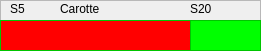
       <widget class="QFrame" name="frame_2">
        <property name="geometry">
         <rect>
          <x>170</x>
          <y>10</y>
          <width>261</width>
          <height>51</height>
         </rect>
        </property>
        <property name="frameShape">
         <enum>QFrame::StyledPanel</enum>
        </property>
        <property name="frameShadow">
         <enum>QFrame::Raised</enum>
        </property>
        <widget class="QGraphicsView" name="graphicsView_2">
         <property name="geometry">
          <rect>
           <x>0</x>
           <y>20</y>
           <width>191</width>
           <height>31</height>
          </rect>
         </property>
         <property name="palette">
          <palette>
           <active>
            <colorrole role="WindowText">
             <brush brushstyle="SolidPattern">
              <color alpha="255">
               <red>0</red>
               <green>0</green>
               <blue>0</blue>
              </color>
             </brush>
            </colorrole>
            <colorrole role="Button">
             <brush brushstyle="SolidPattern">
              <color alpha="255">
               <red>0</red>
               <green>255</green>
               <blue>0</blue>
              </color>
             </brush>
            </colorrole>
            <colorrole role="Light">
             <brush brushstyle="SolidPattern">
              <color alpha="255">
               <red>127</red>
               <green>255</green>
               <blue>127</blue>
              </color>
             </brush>
            </colorrole>
            <colorrole role="Midlight">
             <brush brushstyle="SolidPattern">
              <color alpha="255">
               <red>63</red>
               <green>255</green>
               <blue>63</blue>
              </color>
             </brush>
            </colorrole>
            <colorrole role="Dark">
             <brush brushstyle="SolidPattern">
              <color alpha="255">
               <red>0</red>
               <green>127</green>
               <blue>0</blue>
              </color>
             </brush>
            </colorrole>
            <colorrole role="Mid">
             <brush brushstyle="SolidPattern">
              <color alpha="255">
               <red>0</red>
               <green>170</green>
               <blue>0</blue>
              </color>
             </brush>
            </colorrole>
            <colorrole role="Text">
             <brush brushstyle="SolidPattern">
              <color alpha="255">
               <red>0</red>
               <green>0</green>
               <blue>0</blue>
              </color>
             </brush>
            </colorrole>
            <colorrole role="BrightText">
             <brush brushstyle="SolidPattern">
              <color alpha="255">
               <red>255</red>
               <green>255</green>
               <blue>255</blue>
              </color>
             </brush>
            </colorrole>
            <colorrole role="ButtonText">
             <brush brushstyle="SolidPattern">
              <color alpha="255">
               <red>0</red>
               <green>0</green>
               <blue>0</blue>
              </color>
             </brush>
            </colorrole>
            <colorrole role="Base">
             <brush brushstyle="SolidPattern">
              <color alpha="255">
               <red>255</red>
               <green>0</green>
               <blue>0</blue>
              </color>
             </brush>
            </colorrole>
            <colorrole role="Window">
             <brush brushstyle="SolidPattern">
              <color alpha="255">
               <red>0</red>
               <green>255</green>
               <blue>0</blue>
              </color>
             </brush>
            </colorrole>
            <colorrole role="Shadow">
             <brush brushstyle="SolidPattern">
              <color alpha="255">
               <red>0</red>
               <green>0</green>
               <blue>0</blue>
              </color>
             </brush>
            </colorrole>
            <colorrole role="AlternateBase">
             <brush brushstyle="SolidPattern">
              <color alpha="255">
               <red>127</red>
               <green>255</green>
               <blue>127</blue>
              </color>
             </brush>
            </colorrole>
            <colorrole role="ToolTipBase">
             <brush brushstyle="SolidPattern">
              <color alpha="255">
               <red>255</red>
               <green>255</green>
               <blue>220</blue>
              </color>
             </brush>
            </colorrole>
            <colorrole role="ToolTipText">
             <brush brushstyle="SolidPattern">
              <color alpha="255">
               <red>0</red>
               <green>0</green>
               <blue>0</blue>
              </color>
             </brush>
            </colorrole>
           </active>
           <inactive>
            <colorrole role="WindowText">
             <brush brushstyle="SolidPattern">
              <color alpha="255">
               <red>0</red>
               <green>0</green>
               <blue>0</blue>
              </color>
             </brush>
            </colorrole>
            <colorrole role="Button">
             <brush brushstyle="SolidPattern">
              <color alpha="255">
               <red>0</red>
               <green>255</green>
               <blue>0</blue>
              </color>
             </brush>
            </colorrole>
            <colorrole role="Light">
             <brush brushstyle="SolidPattern">
              <color alpha="255">
               <red>127</red>
               <green>255</green>
               <blue>127</blue>
              </color>
             </brush>
            </colorrole>
            <colorrole role="Midlight">
             <brush brushstyle="SolidPattern">
              <color alpha="255">
               <red>63</red>
               <green>255</green>
               <blue>63</blue>
              </color>
             </brush>
            </colorrole>
            <colorrole role="Dark">
             <brush brushstyle="SolidPattern">
              <color alpha="255">
               <red>0</red>
               <green>127</green>
               <blue>0</blue>
              </color>
             </brush>
            </colorrole>
            <colorrole role="Mid">
             <brush brushstyle="SolidPattern">
              <color alpha="255">
               <red>0</red>
               <green>170</green>
               <blue>0</blue>
              </color>
             </brush>
            </colorrole>
            <colorrole role="Text">
             <brush brushstyle="SolidPattern">
              <color alpha="255">
               <red>0</red>
               <green>0</green>
               <blue>0</blue>
              </color>
             </brush>
            </colorrole>
            <colorrole role="BrightText">
             <brush brushstyle="SolidPattern">
              <color alpha="255">
               <red>255</red>
               <green>255</green>
               <blue>255</blue>
              </color>
             </brush>
            </colorrole>
            <colorrole role="ButtonText">
             <brush brushstyle="SolidPattern">
              <color alpha="255">
               <red>0</red>
               <green>0</green>
               <blue>0</blue>
              </color>
             </brush>
            </colorrole>
            <colorrole role="Base">
             <brush brushstyle="SolidPattern">
              <color alpha="255">
               <red>255</red>
               <green>0</green>
               <blue>0</blue>
              </color>
             </brush>
            </colorrole>
            <colorrole role="Window">
             <brush brushstyle="SolidPattern">
              <color alpha="255">
               <red>0</red>
               <green>255</green>
               <blue>0</blue>
              </color>
             </brush>
            </colorrole>
            <colorrole role="Shadow">
             <brush brushstyle="SolidPattern">
              <color alpha="255">
               <red>0</red>
               <green>0</green>
               <blue>0</blue>
              </color>
             </brush>
            </colorrole>
            <colorrole role="AlternateBase">
             <brush brushstyle="SolidPattern">
              <color alpha="255">
               <red>127</red>
               <green>255</green>
               <blue>127</blue>
              </color>
             </brush>
            </colorrole>
            <colorrole role="ToolTipBase">
             <brush brushstyle="SolidPattern">
              <color alpha="255">
               <red>255</red>
               <green>255</green>
               <blue>220</blue>
              </color>
             </brush>
            </colorrole>
            <colorrole role="ToolTipText">
             <brush brushstyle="SolidPattern">
              <color alpha="255">
               <red>0</red>
               <green>0</green>
               <blue>0</blue>
              </color>
             </brush>
            </colorrole>
           </inactive>
           <disabled>
            <colorrole role="WindowText">
             <brush brushstyle="SolidPattern">
              <color alpha="255">
               <red>0</red>
               <green>127</green>
               <blue>0</blue>
              </color>
             </brush>
            </colorrole>
            <colorrole role="Button">
             <brush brushstyle="SolidPattern">
              <color alpha="255">
               <red>0</red>
               <green>255</green>
               <blue>0</blue>
              </color>
             </brush>
            </colorrole>
            <colorrole role="Light">
             <brush brushstyle="SolidPattern">
              <color alpha="255">
               <red>127</red>
               <green>255</green>
               <blue>127</blue>
              </color>
             </brush>
            </colorrole>
            <colorrole role="Midlight">
             <brush brushstyle="SolidPattern">
              <color alpha="255">
               <red>63</red>
               <green>255</green>
               <blue>63</blue>
              </color>
             </brush>
            </colorrole>
            <colorrole role="Dark">
             <brush brushstyle="SolidPattern">
              <color alpha="255">
               <red>0</red>
               <green>127</green>
               <blue>0</blue>
              </color>
             </brush>
            </colorrole>
            <colorrole role="Mid">
             <brush brushstyle="SolidPattern">
              <color alpha="255">
               <red>0</red>
               <green>170</green>
               <blue>0</blue>
              </color>
             </brush>
            </colorrole>
            <colorrole role="Text">
             <brush brushstyle="SolidPattern">
              <color alpha="255">
               <red>0</red>
               <green>127</green>
               <blue>0</blue>
              </color>
             </brush>
            </colorrole>
            <colorrole role="BrightText">
             <brush brushstyle="SolidPattern">
              <color alpha="255">
               <red>255</red>
               <green>255</green>
               <blue>255</blue>
              </color>
             </brush>
            </colorrole>
            <colorrole role="ButtonText">
             <brush brushstyle="SolidPattern">
              <color alpha="255">
               <red>0</red>
               <green>127</green>
               <blue>0</blue>
              </color>
             </brush>
            </colorrole>
            <colorrole role="Base">
             <brush brushstyle="SolidPattern">
              <color alpha="255">
               <red>0</red>
               <green>255</green>
               <blue>0</blue>
              </color>
             </brush>
            </colorrole>
            <colorrole role="Window">
             <brush brushstyle="SolidPattern">
              <color alpha="255">
               <red>0</red>
               <green>255</green>
               <blue>0</blue>
              </color>
             </brush>
            </colorrole>
            <colorrole role="Shadow">
             <brush brushstyle="SolidPattern">
              <color alpha="255">
               <red>0</red>
               <green>0</green>
               <blue>0</blue>
              </color>
             </brush>
            </colorrole>
            <colorrole role="AlternateBase">
             <brush brushstyle="SolidPattern">
              <color alpha="255">
               <red>0</red>
               <green>255</green>
               <blue>0</blue>
              </color>
             </brush>
            </colorrole>
            <colorrole role="ToolTipBase">
             <brush brushstyle="SolidPattern">
              <color alpha="255">
               <red>255</red>
               <green>255</green>
               <blue>220</blue>
              </color>
             </brush>
            </colorrole>
            <colorrole role="ToolTipText">
             <brush brushstyle="SolidPattern">
              <color alpha="255">
               <red>0</red>
               <green>0</green>
               <blue>0</blue>
              </color>
             </brush>
            </colorrole>
           </disabled>
          </palette>
         </property>
         <property name="autoFillBackground">
          <bool>true</bool>
         </property>
        </widget>
        <widget class="QLabel" name="label_2">
         <property name="geometry">
          <rect>
           <x>60</x>
           <y>0</y>
           <width>56</width>
           <height>17</height>
          </rect>
         </property>
         <property name="text">
          <string>Carotte</string>
         </property>
        </widget>
        <widget class="QLabel" name="label_3">
         <property name="geometry">
          <rect>
           <x>10</x>
           <y>0</y>
           <width>21</width>
           <height>17</height>
          </rect>
         </property>
         <property name="text">
          <string>S5</string>
         </property>
        </widget>
        <widget class="QGraphicsView" name="graphicsView">
         <property name="geometry">
          <rect>
           <x>190</x>
           <y>20</y>
           <width>71</width>
           <height>31</height>
          </rect>
         </property>
         <property name="palette">
          <palette>
           <active>
            <colorrole role="WindowText">
             <brush brushstyle="SolidPattern">
              <color alpha="255">
               <red>0</red>
               <green>0</green>
               <blue>0</blue>
              </color>
             </brush>
            </colorrole>
            <colorrole role="Button">
             <brush brushstyle="SolidPattern">
              <color alpha="255">
               <red>0</red>
               <green>255</green>
               <blue>0</blue>
              </color>
             </brush>
            </colorrole>
            <colorrole role="Light">
             <brush brushstyle="SolidPattern">
              <color alpha="255">
               <red>127</red>
               <green>255</green>
               <blue>127</blue>
              </color>
             </brush>
            </colorrole>
            <colorrole role="Midlight">
             <brush brushstyle="SolidPattern">
              <color alpha="255">
               <red>63</red>
               <green>255</green>
               <blue>63</blue>
              </color>
             </brush>
            </colorrole>
            <colorrole role="Dark">
             <brush brushstyle="SolidPattern">
              <color alpha="255">
               <red>0</red>
               <green>127</green>
               <blue>0</blue>
              </color>
             </brush>
            </colorrole>
            <colorrole role="Mid">
             <brush brushstyle="SolidPattern">
              <color alpha="255">
               <red>0</red>
               <green>170</green>
               <blue>0</blue>
              </color>
             </brush>
            </colorrole>
            <colorrole role="Text">
             <brush brushstyle="SolidPattern">
              <color alpha="255">
               <red>0</red>
               <green>0</green>
               <blue>0</blue>
              </color>
             </brush>
            </colorrole>
            <colorrole role="BrightText">
             <brush brushstyle="SolidPattern">
              <color alpha="255">
               <red>255</red>
               <green>255</green>
               <blue>255</blue>
              </color>
             </brush>
            </colorrole>
            <colorrole role="ButtonText">
             <brush brushstyle="SolidPattern">
              <color alpha="255">
               <red>0</red>
               <green>0</green>
               <blue>0</blue>
              </color>
             </brush>
            </colorrole>
            <colorrole role="Base">
             <brush brushstyle="SolidPattern">
              <color alpha="255">
               <red>0</red>
               <green>255</green>
               <blue>0</blue>
              </color>
             </brush>
            </colorrole>
            <colorrole role="Window">
             <brush brushstyle="SolidPattern">
              <color alpha="255">
               <red>0</red>
               <green>255</green>
               <blue>0</blue>
              </color>
             </brush>
            </colorrole>
            <colorrole role="Shadow">
             <brush brushstyle="SolidPattern">
              <color alpha="255">
               <red>0</red>
               <green>0</green>
               <blue>0</blue>
              </color>
             </brush>
            </colorrole>
            <colorrole role="AlternateBase">
             <brush brushstyle="SolidPattern">
              <color alpha="255">
               <red>127</red>
               <green>255</green>
               <blue>127</blue>
              </color>
             </brush>
            </colorrole>
            <colorrole role="ToolTipBase">
             <brush brushstyle="SolidPattern">
              <color alpha="255">
               <red>255</red>
               <green>255</green>
               <blue>220</blue>
              </color>
             </brush>
            </colorrole>
            <colorrole role="ToolTipText">
             <brush brushstyle="SolidPattern">
              <color alpha="255">
               <red>0</red>
               <green>0</green>
               <blue>0</blue>
              </color>
             </brush>
            </colorrole>
           </active>
           <inactive>
            <colorrole role="WindowText">
             <brush brushstyle="SolidPattern">
              <color alpha="255">
               <red>0</red>
               <green>0</green>
               <blue>0</blue>
              </color>
             </brush>
            </colorrole>
            <colorrole role="Button">
             <brush brushstyle="SolidPattern">
              <color alpha="255">
               <red>0</red>
               <green>255</green>
               <blue>0</blue>
              </color>
             </brush>
            </colorrole>
            <colorrole role="Light">
             <brush brushstyle="SolidPattern">
              <color alpha="255">
               <red>127</red>
               <green>255</green>
               <blue>127</blue>
              </color>
             </brush>
            </colorrole>
            <colorrole role="Midlight">
             <brush brushstyle="SolidPattern">
              <color alpha="255">
               <red>63</red>
               <green>255</green>
               <blue>63</blue>
              </color>
             </brush>
            </colorrole>
            <colorrole role="Dark">
             <brush brushstyle="SolidPattern">
              <color alpha="255">
               <red>0</red>
               <green>127</green>
               <blue>0</blue>
              </color>
             </brush>
            </colorrole>
            <colorrole role="Mid">
             <brush brushstyle="SolidPattern">
              <color alpha="255">
               <red>0</red>
               <green>170</green>
               <blue>0</blue>
              </color>
             </brush>
            </colorrole>
            <colorrole role="Text">
             <brush brushstyle="SolidPattern">
              <color alpha="255">
               <red>0</red>
               <green>0</green>
               <blue>0</blue>
              </color>
             </brush>
            </colorrole>
            <colorrole role="BrightText">
             <brush brushstyle="SolidPattern">
              <color alpha="255">
               <red>255</red>
               <green>255</green>
               <blue>255</blue>
              </color>
             </brush>
            </colorrole>
            <colorrole role="ButtonText">
             <brush brushstyle="SolidPattern">
              <color alpha="255">
               <red>0</red>
               <green>0</green>
               <blue>0</blue>
              </color>
             </brush>
            </colorrole>
            <colorrole role="Base">
             <brush brushstyle="SolidPattern">
              <color alpha="255">
               <red>0</red>
               <green>255</green>
               <blue>0</blue>
              </color>
             </brush>
            </colorrole>
            <colorrole role="Window">
             <brush brushstyle="SolidPattern">
              <color alpha="255">
               <red>0</red>
               <green>255</green>
               <blue>0</blue>
              </color>
             </brush>
            </colorrole>
            <colorrole role="Shadow">
             <brush brushstyle="SolidPattern">
              <color alpha="255">
               <red>0</red>
               <green>0</green>
               <blue>0</blue>
              </color>
             </brush>
            </colorrole>
            <colorrole role="AlternateBase">
             <brush brushstyle="SolidPattern">
              <color alpha="255">
               <red>127</red>
               <green>255</green>
               <blue>127</blue>
              </color>
             </brush>
            </colorrole>
            <colorrole role="ToolTipBase">
             <brush brushstyle="SolidPattern">
              <color alpha="255">
               <red>255</red>
               <green>255</green>
               <blue>220</blue>
              </color>
             </brush>
            </colorrole>
            <colorrole role="ToolTipText">
             <brush brushstyle="SolidPattern">
              <color alpha="255">
               <red>0</red>
               <green>0</green>
               <blue>0</blue>
              </color>
             </brush>
            </colorrole>
           </inactive>
           <disabled>
            <colorrole role="WindowText">
             <brush brushstyle="SolidPattern">
              <color alpha="255">
               <red>0</red>
               <green>127</green>
               <blue>0</blue>
              </color>
             </brush>
            </colorrole>
            <colorrole role="Button">
             <brush brushstyle="SolidPattern">
              <color alpha="255">
               <red>0</red>
               <green>255</green>
               <blue>0</blue>
              </color>
             </brush>
            </colorrole>
            <colorrole role="Light">
             <brush brushstyle="SolidPattern">
              <color alpha="255">
               <red>127</red>
               <green>255</green>
               <blue>127</blue>
              </color>
             </brush>
            </colorrole>
            <colorrole role="Midlight">
             <brush brushstyle="SolidPattern">
              <color alpha="255">
               <red>63</red>
               <green>255</green>
               <blue>63</blue>
              </color>
             </brush>
            </colorrole>
            <colorrole role="Dark">
             <brush brushstyle="SolidPattern">
              <color alpha="255">
               <red>0</red>
               <green>127</green>
               <blue>0</blue>
              </color>
             </brush>
            </colorrole>
            <colorrole role="Mid">
             <brush brushstyle="SolidPattern">
              <color alpha="255">
               <red>0</red>
               <green>170</green>
               <blue>0</blue>
              </color>
             </brush>
            </colorrole>
            <colorrole role="Text">
             <brush brushstyle="SolidPattern">
              <color alpha="255">
               <red>0</red>
               <green>127</green>
               <blue>0</blue>
              </color>
             </brush>
            </colorrole>
            <colorrole role="BrightText">
             <brush brushstyle="SolidPattern">
              <color alpha="255">
               <red>255</red>
               <green>255</green>
               <blue>255</blue>
              </color>
             </brush>
            </colorrole>
            <colorrole role="ButtonText">
             <brush brushstyle="SolidPattern">
              <color alpha="255">
               <red>0</red>
               <green>127</green>
               <blue>0</blue>
              </color>
             </brush>
            </colorrole>
            <colorrole role="Base">
             <brush brushstyle="SolidPattern">
              <color alpha="255">
               <red>0</red>
               <green>255</green>
               <blue>0</blue>
              </color>
             </brush>
            </colorrole>
            <colorrole role="Window">
             <brush brushstyle="SolidPattern">
              <color alpha="255">
               <red>0</red>
               <green>255</green>
               <blue>0</blue>
              </color>
             </brush>
            </colorrole>
            <colorrole role="Shadow">
             <brush brushstyle="SolidPattern">
              <color alpha="255">
               <red>0</red>
               <green>0</green>
               <blue>0</blue>
              </color>
             </brush>
            </colorrole>
            <colorrole role="AlternateBase">
             <brush brushstyle="SolidPattern">
              <color alpha="255">
               <red>0</red>
               <green>255</green>
               <blue>0</blue>
              </color>
             </brush>
            </colorrole>
            <colorrole role="ToolTipBase">
             <brush brushstyle="SolidPattern">
              <color alpha="255">
               <red>255</red>
               <green>255</green>
               <blue>220</blue>
              </color>
             </brush>
            </colorrole>
            <colorrole role="ToolTipText">
             <brush brushstyle="SolidPattern">
              <color alpha="255">
               <red>0</red>
               <green>0</green>
               <blue>0</blue>
              </color>
             </brush>
            </colorrole>
           </disabled>
          </palette>
         </property>
        </widget>
        <widget class="QLabel" name="label_4">
         <property name="geometry">
          <rect>
           <x>190</x>
           <y>0</y>
           <width>21</width>
           <height>17</height>
          </rect>
         </property>
         <property name="text">
          <string>S20</string>
         </property>
        </widget>
       </widget>
